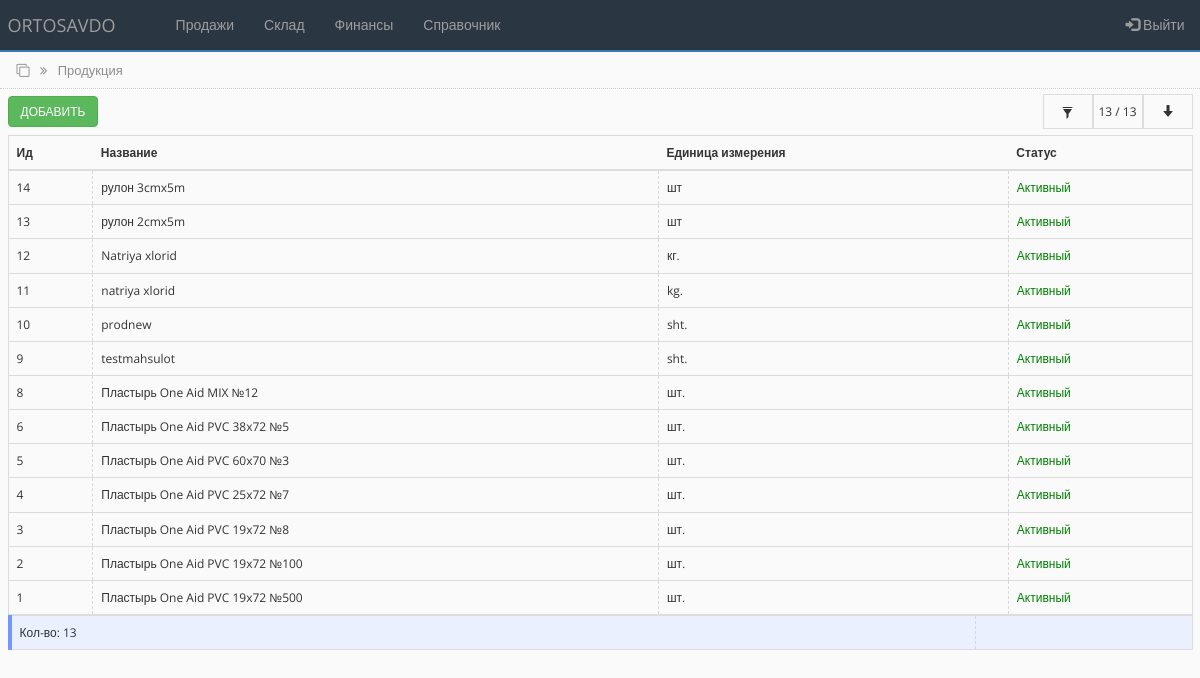
/products.php (signed in), run on the app's committed database.
### tables this page shows
CREATE TABLE `products_tbl` (
  `id` int(100) NOT NULL,
  `name` varchar(250) NOT NULL,
  `unit` varchar(250) NOT NULL,
  `sts` int(10) NOT NULL DEFAULT '1'
);

### products.php (the view, shortened to what this page needs)
<?php
include('settings.php');
include('bot_lib.php');
$limit = 15;
if (isset($_POST['id_product'])) {
    $id_cont = $_POST['id_product'];
    $bg_sts = '#ebf0ff';
    $display_sts = 'none';
    $display_sts_filer_on = 'true';
     $query = "SELECT * FROM products_tbl WHERE id = '$id_cont' ORDER BY id DESC";
     $all_debt_query = "SELECT count(id) as allcount FROM products_tbl WHERE id = '$id_cont' ORDER BY id DESC";
 }
 else
{
    $query = "SELECT * FROM products_tbl ORDER BY id desc LIMIT 0,".$limit;
    $all_debt_query = "SELECT count(id) as allcount FROM products_tbl";
}
 $all_debt_result = mysqli_query ($connect, $all_debt_query);
 $all_debt_fetch = mysqli_fetch_array($all_debt_result);
 $all_count = $all_debt_fetch['allcount'];
 if ($all_count < $limit) {
     $limit  = $all_count;
}
 $rs_result = mysqli_query ($connect, $query);
?>
<!DOCTYPE html>
<html lang="en">
<head>
    <link rel="stylesheet" href="https://maxcdn.bootstrapcdn.com/bootstrap/3.4.1/css/bootstrap.min.css">
    <link rel="stylesheet" href="https://cdnjs.cloudflare.com/ajax/libs/font-awesome/4.7.0/css/font-awesome.min.css">
    <link rel="stylesheet" href="css/bootstrap-grid.min.css">
    <link rel="stylesheet" href="https://cdnjs.cloudflare.com/ajax/libs/selectize.js/0.15.2/css/selectize.default.min.css" />
    <link rel="stylesheet" href="css/style.css">
</head>
<body>
<?php include 'partSite/nav.php'; ?>
<div class="page_name">
    <div class="container-fluid">
        <i class="fa fa-clone" aria-hidden="true"></i>
        <i class="fa fa-angle-double-right right_cus"></i>
        <span class="right_cus">Продукция</span>
    </div>
</div>
<div class="toolbar">
        <div class="container-fluid">
            <div class="toolbar_wrapper">
                <div>
                <a href="add_product.php"> <button type="button" class="btn btn-success">Добавить</button> </a>
                </div>
                <div class="filter-container">
                    <div style="background-color:<?php echo $bg_sts;?>" class="filter-container-item first" data-toggle="modal" data-target="#filter">
                    <span class="glyphicon glyphicon-filter"></span>
                    </div>
                    <div style="display:<?php echo $display_sts;?>" class="filter-container-item">
                        <span><span id="row_c"><?php echo $limit; ?></span> / <?php echo $all_count; ?></span>
                    </div>
                    <div style="display:<?php echo $display_sts;?>" class="filter-container-item">
                        <div class="loadmore">
                            <button class="btn btn-outline-info" type="button" id="loadBtn" value="+10"><span class="glyphicon glyphicon-arrow-down"></span></button>
                        </div>
                    </div>
                </div>
            </div>
        </div>
</div>
<div class="all_table">
    <div class="container-fluid">
        <table class="table table-hover">
        <thead>
            <tr>
                <th scope="col">Ид</th>
                <th scope="col">Название</th>
                <th scope="col">Единица измерения </th>
                <th scope="col">Статус</th>
            </tr>
        </thead>
        <tbody class="postList">
<?php
    $i = 0;
    while ($row = mysqli_fetch_array($rs_result)) {
        $i++;
    if ($row['sts'] == 1) {
       $sts = "Активный";
       $sts_color = "green";
    }else {
        $sts = "Не активный";
       $sts_color = "black";
    }
?>
        <tr data-toggle="collapse" data-target="#row<?php echo $i;?>" aria-expanded="true" class="accordion-toggle">
            <td><?php echo $row["id"]; ?></td>
            <td><?php echo $row["name"]; ?></td>
            <td><?php echo $row["unit"]; ?></td>
            <td style="color: <?php echo $sts_color; ?>"><?php echo $sts; ?></td>
        </tr>
<?php
    };
?>
        </tbody>
        </table>
        <table class="table" style="background-color:#ebf0ff; border-left: 4px solid #7396ff;">
            <tr>
                <td style="text-align:left;">Кол-во: <?php echo number_format($all_count, 0, ',', ' '); ?>
                </td>
                <td style="text-align:left;"></td>
            </tr>
        </table>
    </div>
</div>
</body>
</html>

### css/style.css (style rules this page uses)
* { box-sizing: border-box; margin: 0; padding: 0; transition: all 0.01s; }
body { background-color: #FAFAFB; font-family: "Open Sans", sans-serif; font-size: 12px; }
.page_name { width: 100%; height: 37px; padding: 9px; margin-top: -20px; border-bottom: 1px dotted #CDCDCD; color: #8d8d8d; font-size: 13px; }
.right_cus { margin-left: 7px; }
.toolbar { width: 100%; height: 46px; margin: 0; padding: 5px 0; }
.toolbar .btn { text-transform: uppercase; font-size: 12px; }
.table { border-collapse: collapse; border: 1px solid #dddddd; margin-bottom: 0px; padding-top: 10px; }
table > tbody > tr > td { vertical-align: middle; border-left: 0.00001px dashed #d9d9d9; height: 80%; }
.toolbar_wrapper { width: 100%; display: flex; justify-content: space-between; align-items: center; }
.filter-container { min-height: 35px; display: grid; grid-template-columns: auto auto auto; align-items: center; justify-content: end; background-color: #fafafb; }
.filter-container .first { cursor: pointer; }
.filter-container-item { display: flex; align-items: center; justify-content: center; min-width: 50px; height: 100%; padding: 0 3px; border: 1px solid #dddddd; }
.filter-container-item button { width: 100%; background-color: #fafafb; outline: none !important; }

### data on the page
products_tbl: id "14", name "рулон 3cmx5m", unit "шт", sts "Активный"
products_tbl: id "13", name "рулон 2cmx5m", unit "шт", sts "Активный"
products_tbl: id "12", name "Natriya xlorid", unit "кг.", sts "Активный"
products_tbl: id "11", name "natriya xlorid", unit "kg.", sts "Активный"
products_tbl: id "10", name "prodnew", unit "sht.", sts "Активный"
products_tbl: id "9", name "testmahsulot", unit "sht.", sts "Активный"
products_tbl: id "8", name "Пластырь One Aid MIX №12", unit "шт.", sts "Активный"
products_tbl: id "6", name "Пластырь One Aid PVC 38x72 №5", unit "шт.", sts "Активный"
products_tbl: id "5", name "Пластырь One Aid PVC 60x70 №3", unit "шт.", sts "Активный"
products_tbl: id "4", name "Пластырь One Aid PVC 25x72 №7", unit "шт.", sts "Активный"
products_tbl: id "3", name "Пластырь One Aid PVC 19x72 №8", unit "шт.", sts "Активный"
products_tbl: id "2", name "Пластырь One Aid PVC 19x72 №100", unit "шт.", sts "Активный"
products_tbl: id "1", name "Пластырь One Aid PVC 19x72 №500", unit "шт.", sts "Активный"

### other printed values
$limit "13"
$all_count "13"
